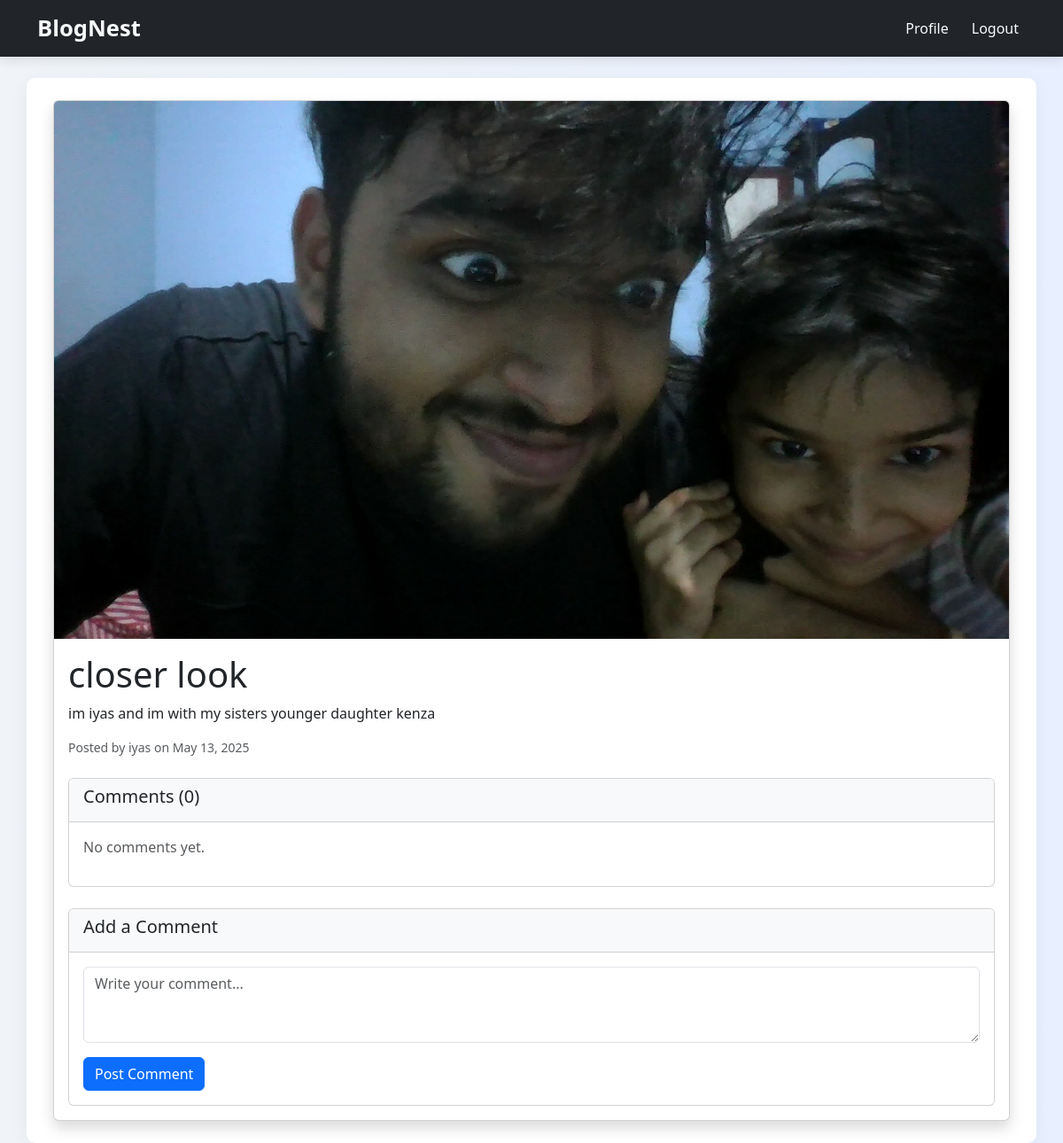
/post/10/ (signed in), run on the app's committed database.
### blog/models.py (models this page shows)
class Post(models.Model):
    author = models.ForeignKey(CustomUser, on_delete=models.CASCADE)
    title = models.CharField(max_length=200)
    content = models.TextField()
    image = models.ImageField(upload_to='posts/images/', null=True, blank=True)
    created_at = models.DateTimeField(auto_now_add=True)
    updated_at = models.DateTimeField(auto_now=True)

### users/models.py (models this page shows, shortened)
class CustomUser(AbstractUser):
    contact_number = models.CharField(max_length=15, blank=True, null=True)
    profile_pic = models.ImageField(
        upload_to='profile_pics/',
        null=True,
        blank=True,
        validators=[FileExtensionValidator(allowed_extensions=['jpg', 'jpeg', 'png'])]
    )

### blog/views.py (the view)
# urls.py: path('post/<int:post_id>/', views.post_detail, name='post_detail'),
@login_required
def post_detail(request, post_id):
    post = get_object_or_404(Post, id=post_id)
    comments = post.comment_set.all()
    return render(request, 'blog/post_detail.html', {'post': post, 'comments': comments})

### templates/blog/post_detail.html (shortened to what this page needs)
{% extends 'base.html' %}
{% load static %}
{% block content %}
<div class="card shadow">
    {% if post.image %}
        <img src="{{ post.image.url }}" class="card-img-top" alt="{{ post.title }}">
    {% endif %}
    <div class="card-body">
        <h1 class="card-title">{{ post.title }}</h1>
        <p class="card-text">{{ post.content }}</p>
        <div class="d-flex justify-content-between align-items-center mb-4">
            <small class="text-muted">
                Posted by {{ post.author.username }} on {{ post.created_at|date:"M d, Y" }}
            </small>
        </div>
        <div class="card mb-4">
            <div class="card-header bg-light">
                <h5>Comments ({{ post.comment_set.count }})</h5>
            </div>
            <div class="card-body">
                {% for comment in post.comment_set.all %}
                    <div class="comment glass p-3 mb-3 rounded">
    <div class="d-flex justify-content-between align-items-center mb-2">
        <div>
            <strong>{{ comment.author.username }}</strong>
            <small class="text-muted ms-2">
                {{ comment.created_at|timesince }} ago
                {% if comment.edited %}
                    · edited {{ comment.updated_at|timesince }} ago
                {% endif %}
            </small>
        </div>
        {% if request.user == comment.author %}
        <div class="dropdown">
            <button class="btn btn-sm btn-outline-secondary dropdown-toggle"
                    type="button"
                    data-bs-toggle="dropdown">
                Actions
            </button>
            <ul class="dropdown-menu">
                <li>
                    <a class="dropdown-item"
                       href="{% url 'edit_comment' post.id comment.id %}">
                        Edit
                    </a>
                </li>
                <li>
                    <a class="dropdown-item text-danger"
                       href="{% url 'delete_comment' post.id comment.id %}">
                        Delete
                    </a>
                </li>
            </ul>
        </div>
        {% endif %}
    </div>
    <p class="mb-0">{{ comment.content }}</p>
</div>
                    {% if not forloop.last %}<hr>{% endif %}
                {% empty %}
                    <p class="text-muted">No comments yet.</p>
                {% endfor %}
            </div>
        </div>
        <div class="card">
            <div class="card-header bg-light">
                <h5>Add a Comment</h5>
            </div>
            <div class="card-body">
                <form method="post" action="{% url 'add_comment' post.id %}">
                    <div class="mb-3">
                        <textarea name="content" class="form-control" rows="3"
                                  placeholder="Write your comment..."></textarea>
                    </div>
                    <button type="submit" class="btn btn-primary">Post Comment</button>
                </form>
            </div>
        </div>
    </div>
</div>
{% endblock %}

### templates/base.html (style rules this page uses)
body { font-family: 'Segoe UI', sans-serif; background: linear-gradient(to right, #f0f4f8, #e8f0ff); margin: 0; padding: 0; }

### data on the page
Post: image (picture), title "closer look", content "im iyas and im with my sisters younger daughter kenza", author.username "iyas", created_at "May 13, 2025", comment_set.count "0"
